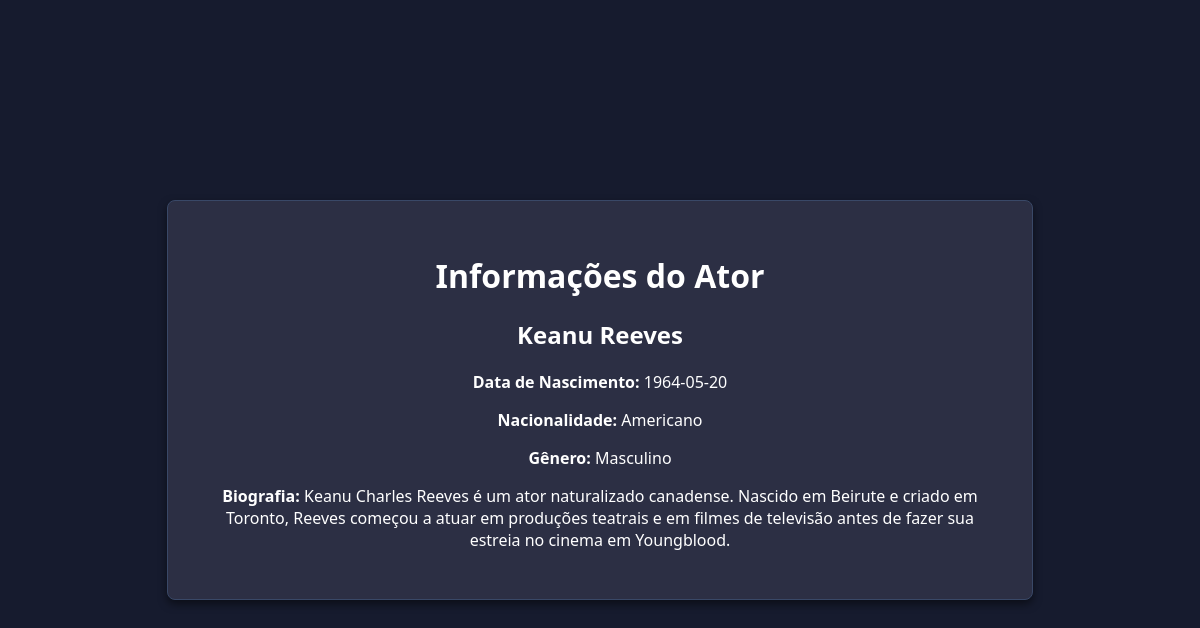
The app's page /src/detalhes_ator.php?id=2 with its own data.
### tables this page shows
CREATE TABLE Atores (
    ID INT PRIMARY KEY AUTO_INCREMENT,
    Nome VARCHAR(255) NOT NULL,
    DataNascimento DATE,
    Nacionalidade VARCHAR(50),
    Genero VARCHAR(20),
    Biografia TEXT
);

### src/detalhes_ator.php (the view, shortened to what this page needs)
<!DOCTYPE html>
<html lang="pt-br">
<head>
</head>
<body>
  <div class="container">
    <h1>Informações do Ator</h1>
    <div id="actor-details">
      <?php
        $servername = "localhost";
        $username = "cadastrados";
        $password = "123";
        $dbname = "CADASTRO";
        $conn = new mysqli($servername, $username, $password, $dbname);
        $ator_id = isset($_GET['id']) ? $_GET['id'] : null;
        if ($ator_id) {
          $stmt_ator = $conn->prepare("SELECT Nome, DataNascimento, Nacionalidade, Genero, Biografia FROM Atores WHERE ID = ?");
          $stmt_ator->bind_param("i", $ator_id);
          $stmt_ator->execute();
          $result_ator = $stmt_ator->get_result();
          if ($result_ator->num_rows > 0) {
            $ator = $result_ator->fetch_assoc();
            echo "
              <h2>{$ator['Nome']}</h2>
              <p><strong>Data de Nascimento:</strong> {$ator['DataNascimento']}</p>
              <p><strong>Nacionalidade:</strong> {$ator['Nacionalidade']}</p>
              <p><strong>Gênero:</strong> {$ator['Genero']}</p>
              <p><strong>Biografia:</strong> {$ator['Biografia']}</p>
            ";
          } else {
            echo "<p>Ator não encontrado</p>";
          }
        }
      ?>
    </div>
  </div>
</body>
</html>

### src/detalhes_ator.php (style rules this page uses)
body { font-family: 'Segoe UI', Tahoma, Geneva, Verdana, sans-serif; background-color: #161b2e; color: #ffffff; margin: 0; padding: 0; display: flex; align-items: center; justify-content: center; min-height: 100vh; }
.container { background-color: #2c2f44; border: 1px solid #394867; border-radius: 8px; padding: 2em; width: 80%; max-width: 800px; box-shadow: 0 4px 8px rgba(0, 0, 0, 0.5); text-align: center; }

### records on screen
atores: Nome "Keanu Reeves", DataNascimento "1964-05-20", Nacionalidade "Americano", Genero "Masculino", Biografia "Keanu Charles Reeves é um ator naturalizado canadense. Nascido em Beirute e criado em Toronto, Reeves começou a atuar em produções teatrais e em filmes de televisão antes de fazer sua estreia no cinema em Youngblood."
